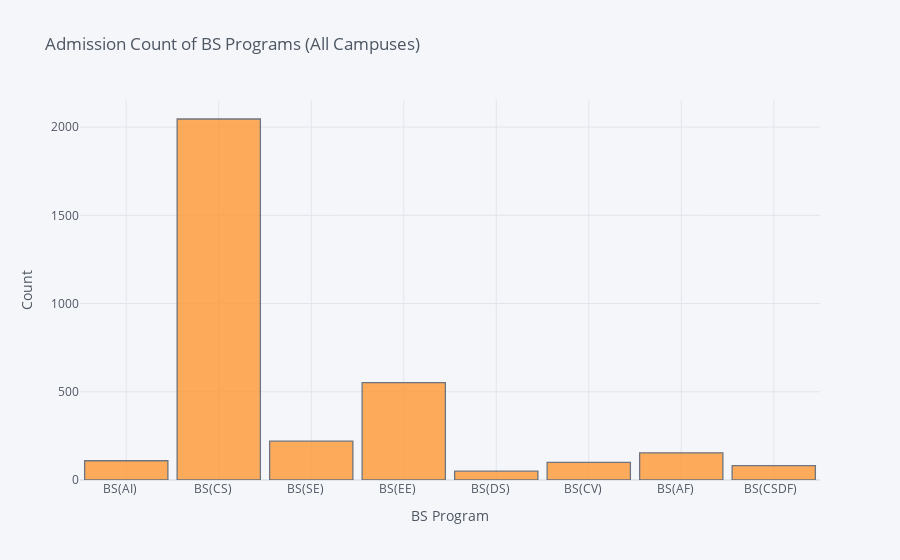

Source (notebook cell):
### Markdown cell above
# Question 5. Which BS program is a popular choice for admission (campus wise analysis required)

#### Assumption of popular = Most admissions

### Code cell
popular=admission[['admission_campus','admission_discipline']]
popular.dropna(subset=['admission_campus','admission_discipline'],how='any',inplace=True) 
popular=popular[~popular.admission_discipline.str.contains("BBA", na=False)] #DROPPING BBA, AS WE ARE ONLY INTERESTED IN 
                                                                             #BS PROGRAMS
popular['admission_discipline'].iplot(kind='hist',barmode='stack',bargap=0.1,
                                      title="Admission Count of BS Programs (All Campuses)",
                                      xTitle='BS Program', yTitle='Count')
fig, axes = plt.subplots(2, 2,figsize=(18,15))
plt.subplots_adjust(hspace=0.4,wspace=0.3)
palette=sns.color_palette('bright')
sns.histplot(ax=axes[0,0], x='admission_discipline',data=popular[popular['admission_campus']=='ISB'],hue='admission_discipline',
             palette=palette[0:6])
sns.histplot(ax=axes[0,1], x='admission_discipline',data=popular[popular['admission_campus']=='KHI'],hue='admission_discipline',
            palette=palette[0:3])
sns.histplot(ax=axes[1,0], x='admission_discipline',data=popular[popular['admission_campus']=='LHR'],hue='admission_discipline',
            palette=palette[0:4])
sns.histplot(ax=axes[1,1], x='admission_discipline',data=popular[popular['admission_campus']=='PWR'],hue='admission_discipline',
            palette=palette[0:3])
axes[0,0].set_xlabel("BS Program",labelpad=20)
axes[0,1].set_xlabel("BS Program",labelpad=20)
axes[1,0].set_xlabel("BS Program",labelpad=20)
axes[1,1].set_xlabel("BS Program",labelpad=20)
axes[0,0].set_title("Islamabad")
axes[0,1].set_title("Karachi")
axes[1,0].set_title("Lahore")
axes[1,1].set_title("Peshawar")
fig, axes = plt.subplots(figsize=(5.5,6))
axes.set_xlabel("BS Program",labelpad=20)
axes.set_title("Faisalabad")
sns.histplot(x='admission_discipline',data=popular[popular['admission_campus']=='CFD'],hue='admission_discipline',
            palette=palette[0:3]);

### Figure 1 — Plotly figure (JSON) as saved in the notebook; plotly's stock layout.template omitted (floating-point values rounded to 4 significant figures; data arrays with more than 128 entries replaced by an {"elided": "..."} marker saying what was removed)
{"data": [{"histfunc": "count", "histnorm": "", "marker": {"color": "rgba(255, 153, 51, 1.0)", "line": {"color": "#4D5663", "width": 1.3}}, "name": "admission_discipline", "opacity": 0.8, "orientation": "v", "type": "histogram", "x": {"elided": "3312 str values"}}], "layout": {"bargap": 0.1, "barmode": "stack", "legend": {"bgcolor": "#F5F6F9", "font": {"color": "#4D5663"}}, "paper_bgcolor": "#F5F6F9", "plot_bgcolor": "#F5F6F9", "title": {"font": {"color": "#4D5663"}, "text": "Admission Count of BS Programs (All Campuses)"}, "xaxis": {"gridcolor": "#E1E5ED", "showgrid": true, "tickfont": {"color": "#4D5663"}, "title": {"font": {"color": "#4D5663"}, "text": "BS Program"}, "zerolinecolor": "#E1E5ED"}, "yaxis": {"gridcolor": "#E1E5ED", "showgrid": true, "tickfont": {"color": "#4D5663"}, "title": {"font": {"color": "#4D5663"}, "text": "Count"}, "zerolinecolor": "#E1E5ED"}}}
